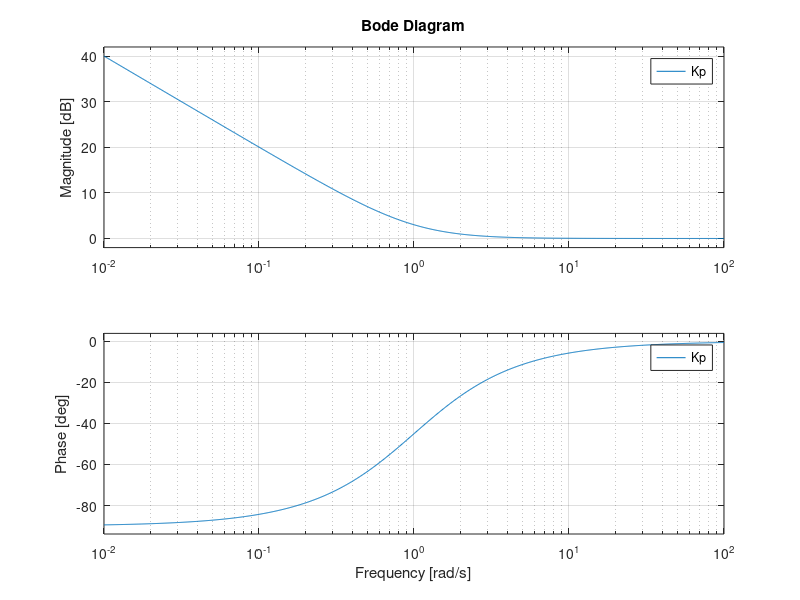

Reproduce this figure in MATLAB.
clear all
close all

ti=1 
k=1
Gp=tf([16 20],[1 7 12.75 6.75])
Kp=tf([k*ti k],[ti 0])
FTBO=Kp*Gp

S=feedback(Kp,Gp)

figure;
bode(Kp)